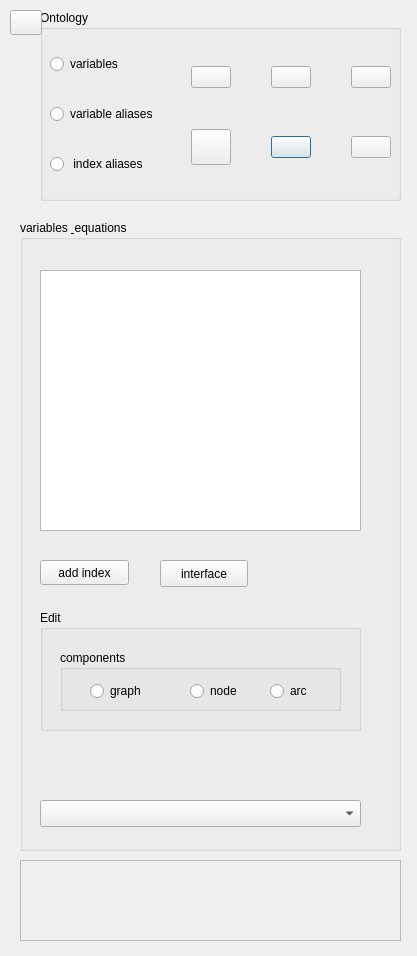
<?xml version="1.0" encoding="UTF-8"?>
<ui version="4.0">
 <class>OntologyDesigner</class>
 <widget class="QDialog" name="OntologyDesigner">
  <property name="geometry">
   <rect>
    <x>0</x>
    <y>0</y>
    <width>417</width>
    <height>956</height>
   </rect>
  </property>
  <property name="windowTitle">
   <string>ProMo Equation Editor</string>
  </property>
  <widget class="QGroupBox" name="groupVariables">
   <property name="geometry">
    <rect>
     <x>20</x>
     <y>220</y>
     <width>381</width>
     <height>631</height>
    </rect>
   </property>
   <property name="title">
    <string>variables &amp; equations</string>
   </property>
   <widget class="QComboBox" name="combo_EditVariableTypes">
    <property name="geometry">
     <rect>
      <x>20</x>
      <y>580</y>
      <width>321</width>
      <height>27</height>
     </rect>
    </property>
   </widget>
   <widget class="QGroupBox" name="groupEdit">
    <property name="geometry">
     <rect>
      <x>20</x>
      <y>390</y>
      <width>321</width>
      <height>121</height>
     </rect>
    </property>
    <property name="title">
     <string>Edit</string>
    </property>
    <widget class="QGroupBox" name="groupBoxComponents">
     <property name="geometry">
      <rect>
       <x>20</x>
       <y>40</y>
       <width>281</width>
       <height>61</height>
      </rect>
     </property>
     <property name="title">
      <string>components</string>
     </property>
     <widget class="QRadioButton" name="radioArc">
      <property name="geometry">
       <rect>
        <x>210</x>
        <y>30</y>
        <width>61</width>
        <height>22</height>
       </rect>
      </property>
      <property name="toolTip">
       <string>select to edit variables</string>
      </property>
      <property name="text">
       <string>arc</string>
      </property>
     </widget>
     <widget class="QRadioButton" name="radioNode">
      <property name="geometry">
       <rect>
        <x>130</x>
        <y>30</y>
        <width>71</width>
        <height>22</height>
       </rect>
      </property>
      <property name="toolTip">
       <string>select to edit variables</string>
      </property>
      <property name="text">
       <string>node</string>
      </property>
     </widget>
     <widget class="QRadioButton" name="radioGraph">
      <property name="geometry">
       <rect>
        <x>30</x>
        <y>30</y>
        <width>71</width>
        <height>22</height>
       </rect>
      </property>
      <property name="toolTip">
       <string>select to edit variables</string>
      </property>
      <property name="text">
       <string>graph</string>
      </property>
     </widget>
    </widget>
   </widget>
   <widget class="QTreeWidget" name="treeWidget">
    <property name="geometry">
     <rect>
      <x>20</x>
      <y>50</y>
      <width>321</width>
      <height>261</height>
     </rect>
    </property>
    <attribute name="headerVisible">
     <bool>false</bool>
    </attribute>
    <column>
     <property name="text">
      <string notr="true">1</string>
     </property>
    </column>
   </widget>
   <widget class="QPushButton" name="pushAddIndex">
    <property name="geometry">
     <rect>
      <x>20</x>
      <y>340</y>
      <width>89</width>
      <height>25</height>
     </rect>
    </property>
    <property name="text">
     <string>add index</string>
    </property>
   </widget>
   <widget class="QPushButton" name="pushManageInterfaceVariables">
    <property name="geometry">
     <rect>
      <x>140</x>
      <y>340</y>
      <width>88</width>
      <height>27</height>
     </rect>
    </property>
    <property name="text">
     <string>interface</string>
    </property>
   </widget>
  </widget>
  <widget class="QGroupBox" name="groupOntology">
   <property name="geometry">
    <rect>
     <x>40</x>
     <y>10</y>
     <width>361</width>
     <height>191</height>
    </rect>
   </property>
   <property name="title">
    <string>Ontology</string>
   </property>
   <widget class="QWidget" name="layoutWidget">
    <property name="geometry">
     <rect>
      <x>10</x>
      <y>20</y>
      <width>341</width>
      <height>171</height>
     </rect>
    </property>
    <layout class="QHBoxLayout" name="horizontalLayout">
     <item>
      <layout class="QVBoxLayout" name="verticalLayout">
       <item>
        <widget class="QRadioButton" name="radioVariables">
         <property name="toolTip">
          <string>select to edit variables</string>
         </property>
         <property name="text">
          <string>variables</string>
         </property>
        </widget>
       </item>
       <item>
        <widget class="QRadioButton" name="radioVariablesAliases">
         <property name="toolTip">
          <string>select to edit variable aliases</string>
         </property>
         <property name="text">
          <string>variable aliases</string>
         </property>
        </widget>
       </item>
       <item>
        <widget class="QRadioButton" name="radioIndicesAliases">
         <property name="toolTip">
          <string>select to edit index aliases</string>
         </property>
         <property name="text">
          <string> index aliases</string>
         </property>
        </widget>
       </item>
      </layout>
     </item>
     <item>
      <spacer name="horizontalSpacer">
       <property name="orientation">
        <enum>Qt::Horizontal</enum>
       </property>
       <property name="sizeHint" stdset="0">
        <size>
         <width>40</width>
         <height>20</height>
        </size>
       </property>
      </spacer>
     </item>
     <item>
      <layout class="QGridLayout" name="gridLayout">
       <item row="2" column="3">
        <spacer name="verticalSpacer_2">
         <property name="orientation">
          <enum>Qt::Vertical</enum>
         </property>
         <property name="sizeHint" stdset="0">
          <size>
           <width>20</width>
           <height>40</height>
          </size>
         </property>
        </spacer>
       </item>
       <item row="0" column="1">
        <spacer name="verticalSpacer_4">
         <property name="orientation">
          <enum>Qt::Vertical</enum>
         </property>
         <property name="sizeHint" stdset="0">
          <size>
           <width>20</width>
           <height>40</height>
          </size>
         </property>
        </spacer>
       </item>
       <item row="4" column="3">
        <spacer name="verticalSpacer_7">
         <property name="orientation">
          <enum>Qt::Vertical</enum>
         </property>
         <property name="sizeHint" stdset="0">
          <size>
           <width>20</width>
           <height>40</height>
          </size>
         </property>
        </spacer>
       </item>
       <item row="3" column="4">
        <spacer name="horizontalSpacer_4">
         <property name="orientation">
          <enum>Qt::Horizontal</enum>
         </property>
         <property name="sizeHint" stdset="0">
          <size>
           <width>40</width>
           <height>20</height>
          </size>
         </property>
        </spacer>
       </item>
       <item row="1" column="5">
        <widget class="QPushButton" name="pushWrite">
         <property name="toolTip">
          <string>&lt;html&gt;&lt;head/&gt;&lt;body&gt;&lt;p&gt;- compiles into all available code languages&lt;/p&gt;&lt;p&gt;- writes equations and variables as well as index file&lt;/p&gt;&lt;p&gt;- generates latex files with dot graphs&lt;/p&gt;&lt;/body&gt;&lt;/html&gt;</string>
         </property>
         <property name="text">
          <string/>
         </property>
         <property name="autoDefault">
          <bool>false</bool>
         </property>
         <property name="default">
          <bool>true</bool>
         </property>
        </widget>
       </item>
       <item row="1" column="3">
        <widget class="QPushButton" name="pushCompile">
         <property name="sizePolicy">
          <sizepolicy hsizetype="Minimum" vsizetype="Expanding">
           <horstretch>0</horstretch>
           <verstretch>0</verstretch>
          </sizepolicy>
         </property>
         <property name="toolTip">
          <string>press to compile</string>
         </property>
         <property name="text">
          <string/>
         </property>
        </widget>
       </item>
       <item row="1" column="4">
        <spacer name="horizontalSpacer_3">
         <property name="orientation">
          <enum>Qt::Horizontal</enum>
         </property>
         <property name="sizeHint" stdset="0">
          <size>
           <width>40</width>
           <height>20</height>
          </size>
         </property>
        </spacer>
       </item>
       <item row="1" column="1">
        <widget class="QPushButton" name="pushInfo">
         <property name="sizePolicy">
          <sizepolicy hsizetype="Expanding" vsizetype="Expanding">
           <horstretch>0</horstretch>
           <verstretch>0</verstretch>
          </sizepolicy>
         </property>
         <property name="toolTip">
          <string>press for information</string>
         </property>
         <property name="text">
          <string/>
         </property>
        </widget>
       </item>
       <item row="1" column="2">
        <spacer name="horizontalSpacer_2">
         <property name="orientation">
          <enum>Qt::Horizontal</enum>
         </property>
         <property name="sizeHint" stdset="0">
          <size>
           <width>40</width>
           <height>20</height>
          </size>
         </property>
        </spacer>
       </item>
       <item row="3" column="1">
        <widget class="QPushButton" name="pushExit">
         <property name="sizePolicy">
          <sizepolicy hsizetype="Expanding" vsizetype="Expanding">
           <horstretch>0</horstretch>
           <verstretch>0</verstretch>
          </sizepolicy>
         </property>
         <property name="toolTip">
          <string>&lt;html&gt;&lt;head/&gt;&lt;body&gt;&lt;p&gt;- compiles into all available code languages&lt;/p&gt;&lt;p&gt;- writes equations and variables as well as index file&lt;/p&gt;&lt;p&gt;- generates latex files with dot graphs&lt;/p&gt;&lt;/body&gt;&lt;/html&gt;</string>
         </property>
         <property name="text">
          <string/>
         </property>
         <property name="autoDefault">
          <bool>false</bool>
         </property>
         <property name="default">
          <bool>true</bool>
         </property>
        </widget>
       </item>
       <item row="3" column="2">
        <spacer name="verticalSpacer_3">
         <property name="orientation">
          <enum>Qt::Vertical</enum>
         </property>
         <property name="sizeHint" stdset="0">
          <size>
           <width>20</width>
           <height>40</height>
          </size>
         </property>
        </spacer>
       </item>
       <item row="4" column="1">
        <spacer name="verticalSpacer_5">
         <property name="orientation">
          <enum>Qt::Vertical</enum>
         </property>
         <property name="sizeHint" stdset="0">
          <size>
           <width>20</width>
           <height>40</height>
          </size>
         </property>
        </spacer>
       </item>
       <item row="2" column="1">
        <spacer name="verticalSpacer">
         <property name="orientation">
          <enum>Qt::Vertical</enum>
         </property>
         <property name="sizeHint" stdset="0">
          <size>
           <width>20</width>
           <height>40</height>
          </size>
         </property>
        </spacer>
       </item>
       <item row="0" column="3">
        <spacer name="verticalSpacer_6">
         <property name="orientation">
          <enum>Qt::Vertical</enum>
         </property>
         <property name="sizeHint" stdset="0">
          <size>
           <width>20</width>
           <height>40</height>
          </size>
         </property>
        </spacer>
       </item>
       <item row="3" column="5">
        <widget class="QPushButton" name="pushShowVariables">
         <property name="toolTip">
          <string>&lt;html&gt;&lt;head/&gt;&lt;body&gt;&lt;p&gt;- compiles into all available code languages&lt;/p&gt;&lt;p&gt;- writes equations and variables as well as index file&lt;/p&gt;&lt;p&gt;- generates latex files with dot graphs&lt;/p&gt;&lt;/body&gt;&lt;/html&gt;</string>
         </property>
         <property name="text">
          <string/>
         </property>
         <property name="autoDefault">
          <bool>false</bool>
         </property>
         <property name="default">
          <bool>true</bool>
         </property>
        </widget>
       </item>
       <item row="3" column="3">
        <widget class="QPushButton" name="pushShowPDF">
         <property name="toolTip">
          <string>&lt;html&gt;&lt;head/&gt;&lt;body&gt;&lt;p&gt;- compiles into all available code languages&lt;/p&gt;&lt;p&gt;- writes equations and variables as well as index file&lt;/p&gt;&lt;p&gt;- generates latex files with dot graphs&lt;/p&gt;&lt;/body&gt;&lt;/html&gt;</string>
         </property>
         <property name="text">
          <string/>
         </property>
         <property name="autoDefault">
          <bool>false</bool>
         </property>
         <property name="default">
          <bool>true</bool>
         </property>
        </widget>
       </item>
      </layout>
     </item>
    </layout>
   </widget>
  </widget>
  <widget class="QTextBrowser" name="msgWindow">
   <property name="enabled">
    <bool>false</bool>
   </property>
   <property name="geometry">
    <rect>
     <x>20</x>
     <y>860</y>
     <width>381</width>
     <height>81</height>
    </rect>
   </property>
   <property name="palette">
    <palette>
     <active>
      <colorrole role="WindowText">
       <brush brushstyle="SolidPattern">
        <color alpha="255">
         <red>76</red>
         <green>76</green>
         <blue>76</blue>
        </color>
       </brush>
      </colorrole>
      <colorrole role="Text">
       <brush brushstyle="SolidPattern">
        <color alpha="255">
         <red>60</red>
         <green>60</green>
         <blue>60</blue>
        </color>
       </brush>
      </colorrole>
      <colorrole role="PlaceholderText">
       <brush brushstyle="NoBrush">
        <color alpha="128">
         <red>60</red>
         <green>60</green>
         <blue>60</blue>
        </color>
       </brush>
      </colorrole>
     </active>
     <inactive>
      <colorrole role="WindowText">
       <brush brushstyle="SolidPattern">
        <color alpha="255">
         <red>76</red>
         <green>76</green>
         <blue>76</blue>
        </color>
       </brush>
      </colorrole>
      <colorrole role="Text">
       <brush brushstyle="SolidPattern">
        <color alpha="255">
         <red>60</red>
         <green>60</green>
         <blue>60</blue>
        </color>
       </brush>
      </colorrole>
      <colorrole role="PlaceholderText">
       <brush brushstyle="NoBrush">
        <color alpha="128">
         <red>60</red>
         <green>60</green>
         <blue>60</blue>
        </color>
       </brush>
      </colorrole>
     </inactive>
     <disabled>
      <colorrole role="WindowText">
       <brush brushstyle="SolidPattern">
        <color alpha="255">
         <red>255</red>
         <green>0</green>
         <blue>0</blue>
        </color>
       </brush>
      </colorrole>
      <colorrole role="Text">
       <brush brushstyle="SolidPattern">
        <color alpha="255">
         <red>255</red>
         <green>0</green>
         <blue>0</blue>
        </color>
       </brush>
      </colorrole>
      <colorrole role="PlaceholderText">
       <brush brushstyle="NoBrush">
        <color alpha="128">
         <red>60</red>
         <green>60</green>
         <blue>60</blue>
        </color>
       </brush>
      </colorrole>
     </disabled>
    </palette>
   </property>
   <property name="font">
    <font>
     <weight>75</weight>
     <bold>true</bold>
    </font>
   </property>
   <property name="acceptDrops">
    <bool>false</bool>
   </property>
  </widget>
  <widget class="QPushButton" name="LED">
   <property name="geometry">
    <rect>
     <x>10</x>
     <y>10</y>
     <width>32</width>
     <height>25</height>
    </rect>
   </property>
   <property name="sizePolicy">
    <sizepolicy hsizetype="Fixed" vsizetype="Fixed">
     <horstretch>20</horstretch>
     <verstretch>20</verstretch>
    </sizepolicy>
   </property>
   <property name="text">
    <string/>
   </property>
  </widget>
 </widget>
 <resources/>
 <connections/>
</ui>
